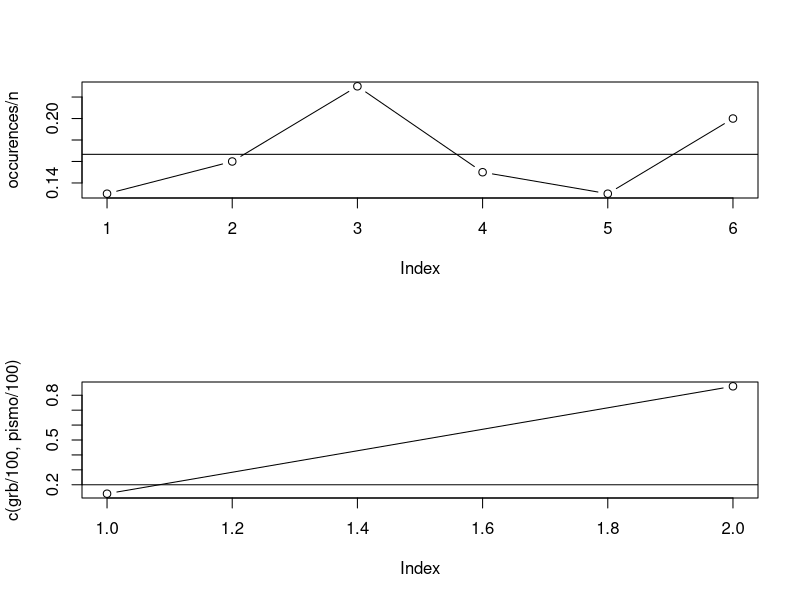

Write the R code that produced this figure.
# frlanje pravilna kocka 10 pati
print(sample(1:6, 10, replace = TRUE))

# frlanje pravilna kocka n=100 pati
n <- 100
r <- sample(1:6, n, replace = TRUE)
occurences <- rep(0, 6)
for (i in 1:6) {
    occurences[i] <- length(r[r == i])
}

par(mfrow = c(2, 1))
plot(occurences / n, type = "b")
abline(h = 1 / 6)

# frlanje neispravna paricka 100 pati
r <- sample(c("grb", "pismo"), 100, replace = TRUE, prob = c(0.2, 0.8))
grb <- length(r[r == "grb"])
pismo <- length(r[r == "pismo"])

plot(c(grb / 100, pismo / 100), type = "b")
abline(h = 0.2)

# br. na padnati 6ki, frlame kocka 10 pati, eksperimentot e izveden n=100 pati
n <- 100

r <- matrix(sample(1:6, n * 10, TRUE), nc = 10)
x <- vector()
for (i in 1:n) {
    row <- r[i, ]
    x[i] <- length(row[row == 6])
}
mco <- matrix(rep(0, 11), nr = 2, nc = 11)
for (i in 0:10) {
    mco[1, i + 1] <- length(x[x == i])
    mco[2, i + 1] <- round(n * dbinom(i, 10, 1 / 6))
}
dimnames(mco) <- list(
    c("eksperiment", "teoretski"),
    c(0, 1, 2, 3, 4, 5, 6, 7, 8, 9, 10)
)
print(mco)
print(paste(
    "P(X = 9) = ", pbinom(10, 10, 1 / 6) - pbinom(9, 10, 1 / 6),
    " (pbinom) or ", dbinom(9, 10, 1 / 6), " (dbinom)"
))

# Frlanje paricka se do pojavuvanje na grb
n <- 100

r <- rgeom(n, 1 / 2) + 1
levels <- as.numeric(levels(factor(r)))
mco <- matrix(nrow = 2, ncol = length(levels))
dimnames(mco) <- list(
    c("eksperiment", "teoretski"),
    levels
)
for (i in 1:length(levels)) { # nolint
    level <- levels[i]
    mco[1, i] <- length(r[r == level])
    mco[2, i] <- round(n * dgeom(level - 1, 1 / 2))
}
print(mco)
print(paste("P(X = 5) = ", dgeom(5 - 1, 1 / 2)))
